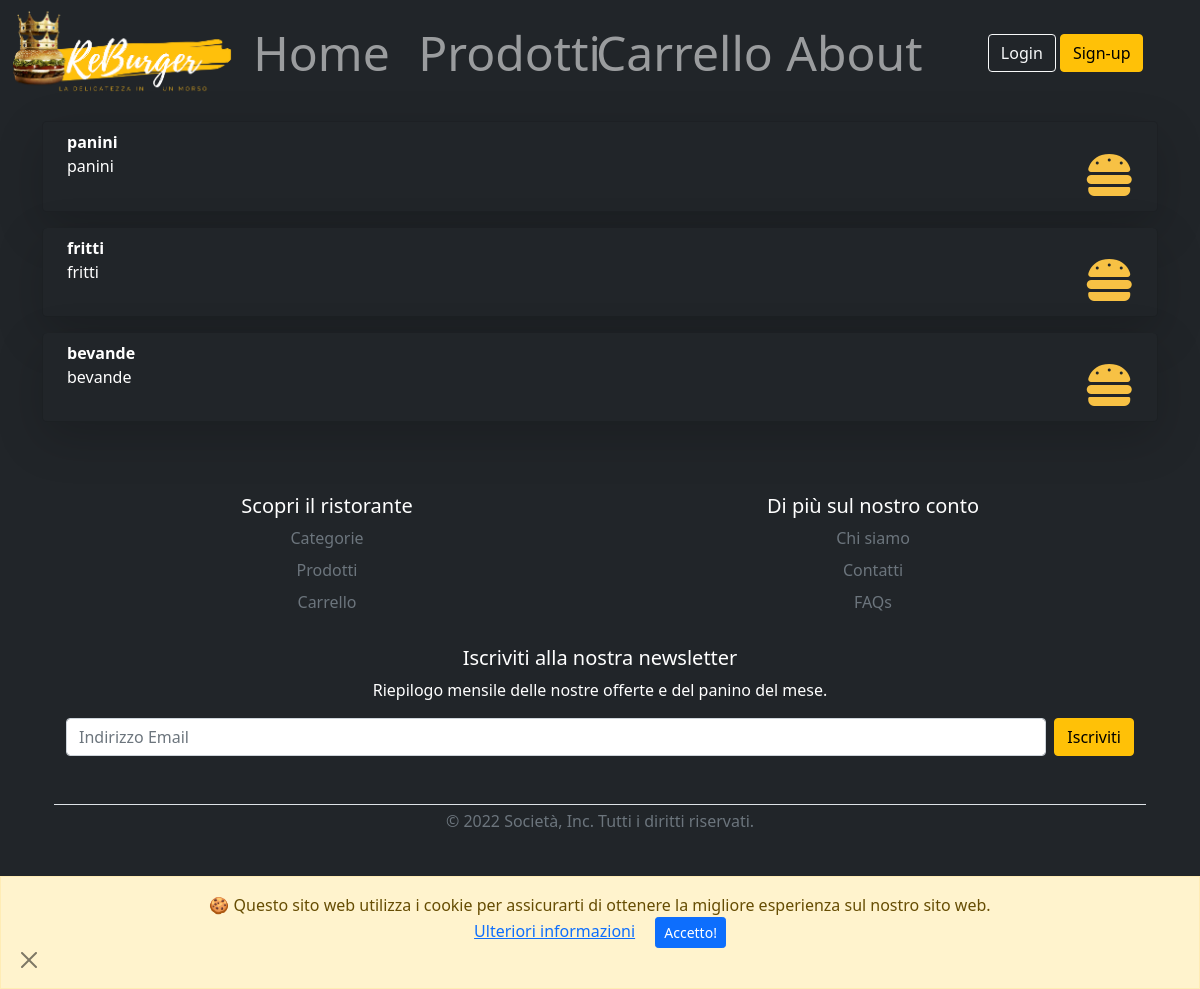
The page / on the database its author committed.
### tables this page shows
CREATE TABLE IF NOT EXISTS `categoria` (
  `idcategoria` INT NOT NULL AUTO_INCREMENT,
  `nomecategoria` VARCHAR(50) NOT NULL,
  PRIMARY KEY (`idcategoria`));

### index.php (called while the page is built)
<?php
require_once 'bootstrap.php';
$templateParams["titolo"] = "ReBurger - Home";
$templateParams["nome"] = "ristorante.php";
$templateParams["catego"] =$dbh->getCategories();
require_once 'template/fondamentale.php';
?>

### db/dbHelper.php (called while the page is built, shortened)
<?php
class DatabaseHelper{
    private $db;
    public function __construct($servername, $username, $password, $dbname, $port){
        $this->db = new mysqli($servername, $username, $password, $dbname, $port);
    }
    public function getCategories(){
        $stmt = $this->db->prepare("SELECT * FROM categoria");
        $stmt->execute();
        $result = $stmt->get_result();
        return $result->fetch_all(MYSQLI_ASSOC);
    }
}
?>

### bootstrap.php (called while the page is built, shortened)
<?php
require_once("db/dbHelper.php");
$dbh = new DatabaseHelper("localhost", "root", "", "reburger", 3306);
?>

### template/utilityFunctions.php (called while the page is built)
<?php
function createCopyright(){
    $year = date('Y');
    $msg = '&copy; ' . $year;
    return $msg;
}
?>

### template/ristorante.php (the view, shortened to what this page needs)
<div class="container-lg">
  <ol class="list-group">
  <?php foreach($templateParams["catego"] as $category):?>
    <li class="mt-3 bg-dark rounded-3 shadow-lg text-white list-group-item d-flex justify-content-center align-items-start">
      <div class="ms-2 me-auto" data-bs-toggle="collapse" data-bs-target="#<?php echo $category["nomecategoria"]?>" aria-expanded="false" aria-controls="collapseWidthExample">
        <div class="fw-bold"><?php echo $category["nomecategoria"]?></div>
       <p><?php echo $category["nomecategoria"]?></p>
      </div>
      <span class="badge"><i class='mt-3 fas fa-hamburger fa-bounce' style='font-size:48px;color:rgb(247,193,68)'></i></span>
    </li>
  <?php endforeach; ?>
  </ol>
</div>

### template/fondamentale.php (shortened to what this page needs)
<!DOCTYPE html>
<html lang="it">
    <head>
            <link href="https://cdn.jsdelivr.net/npm/bootstrap@5.1.3/dist/css/bootstrap.min.css" rel="stylesheet">
            <link id="css_link" rel="stylesheet" type="text/css" href="../css/styleSmartphone.css" />
            <link rel="stylesheet" href="https://cdn.jsdelivr.net/npm/bootstrap-icons@1.8.1/font/bootstrap-icons.css">
    </head>
<body class="bg-dark">
<?php include 'cookie.php' ?>
<header class="bg-dark text-white d-block">
<?php include 'header.php' ?>
</header>
<main>
  <?php
      if(isset($templateParams["nome"])){
          require($templateParams["nome"]);}
  ?>
</main>
<div class="container-md justify-content-center">
<?php include 'footer.php' ?>
</div>
</body>
</html>

### template/cookie.php
<div id="cb-cookie-banner" class=" alert alert-warning fade show  text-center mb-0" role="alert" >
          🍪  Questo sito web utilizza i cookie per assicurarti di ottenere la migliore esperienza sul nostro sito web. <br>
          <a href="https://www.garanteprivacy.it/faq/cookie" target="blank">Ulteriori informazioni</a>
          <button type="button" class="btn btn-primary btn-sm ms-3" onclick="window.cb_hideCookieBanner()"> Accetto! </button>
         <div class=" d-flex justify-content-start">
            <button type="button" class="btn-close" data-bs-dismiss="alert"  aria-label="Close"></button>
         </div>
</div>

### template/header.php (shortened to what this page needs)
<nav class="navbar navbar-expand-sm bg-dark navbar-dark">
  <div class="col-12 container-fluid justify-content-sm-center">
    <img class="col justify-content-lg-start overflow-hidden" src="img/Logo2.png" alt="ReBurger Logo" onclick='window.location="base.php"'/>
    <div class="container-mb col-5 collapse navbar-collapse" id="collapsibleNavbar">
    <ul class="col-12 navbar-nav text-center" style="font-size:4vw;">
        <li class="nav-item col-sm-3">
          <a class="nav-link" href="../template/base.php">Home</a>
        </li>
        <li class="nav-item col-sm-3 ">
          <a class="nav-link" href="../template/prodotti.php">Prodotti</a>
        </li>
        <li class="nav-item col-sm-3">
          <a class="nav-link" href="#">Carrello</a>
        </li>
        <li class="nav-item col-sm-3">
          <a class="nav-link" href="../template/contatti.php">About</a>
        </li>
      </ul>
    </div>
    <div class="container text-lg-center text-sm-end col  d-none d-md-block">
          <button type="button" class="btn btn-outline-light" onclick='window.location="login.php"'>Login</button>
          <button type="button" class="btn btn-warning my-2" onclick='window.location="signup.php"'>Sign-up</button></div>
    </div>
  </nav>

### template/footer.php (shortened to what this page needs)
<?php
require_once 'utilityFunctions.php';
$colFooter = [1 => "Scopri il ristorante", 2 => "Di più sul nostro conto" ];
$footerLink = [
  ["Categorie","Chi siamo"],
  ["Prodotti","Contatti"],
  ["Carrello", "FAQs"]];
?>
<footer class="py-5 m-4 text-center text-white">
  <div class="row">
    <?php foreach($colFooter as $num => $titolo):?>
      <div class="col-6">
            <h5><?= $titolo?></h5>
            <ul class="nav flex-column">
              <?php foreach ($footerLink as list($group1,$group2)) :?>
                <li class="nav-item mb-2"><a href="#" class="nav-link p-0 text-muted"> <?php if($num <2) {
                  echo $group1;
                 }else {
                    echo $group2;
                  }
                    ?></a></li>
                <?php endforeach ; ?>
             </ul>
          </div>
        <?php endforeach ;?>
          <div class="col-12 py-4">
            <form class="justify-content-center">
              <h5>Iscriviti alla nostra newsletter</h5>
              <p>Riepilogo mensile delle nostre offerte e del panino del mese.</p>
              <div class="d-flex w-100 gap-2">
                <input id="newsletter1" type="text" class="form-control" placeholder="Indirizzo Email ">
                <button class="btn btn-warning" type="button">Iscriviti</button>
              </div>
            </form>
          </div>
        <div class="col-12 d-block py-1 my-4 border-top">
          <p class="text-center text-muted"><?=createCopyright()?> Società, Inc. Tutti i diritti riservati.</p>
    </div>
        <div class="d-flex justify-content-center px-2 ">
          <ul class="list-unstyled d-flex text-white">
              <?php $social = [ "Meta" => '"bi bi-meta"', "Instagram" =>'"bi bi-instagram"', "Twitter" => '"bi bi-twitter"'];
              foreach($social as $nomeSocial => $icona): ?>
            <li class="ms-3"><a class="link-warning" href="#" id=<?=$nomeSocial?>><i class=<?=$icona?>></i></a></li>
            <?php endforeach; ?>
          </ul>
    </div>
  </footer>

### css/styleSmartphone.css (style rules this page uses)
body> header img { height: 100%; width: 100%; }
header { display: none; }
footer, footer.py-5>div.row { display:inline-flex; }
#cb-cookie-banner { position:fixed; bottom: 0; left: 0; width: 100%; z-index: 999; border-radius: 0; }
@media screen and (min-width: 1200px) { div.container { display: inline; } }
@media screen and (min-width: 1200px) { footer, footer.py-5>div.row { display:inline-flex; } }

### rows shown on the page
categoria: nomecategoria "panini"
categoria: nomecategoria "fritti"
categoria: nomecategoria "bevande"

### other values the page prints
$titolo "Scopri il ristorante"
$group1 "Categorie"
$group1 "Prodotti"
$group1 "Carrello"
$titolo "Di più sul nostro conto"
$group2 "Chi siamo"
$group2 "Contatti"
$group2 "FAQs"
createCopyright() "© 2022"
